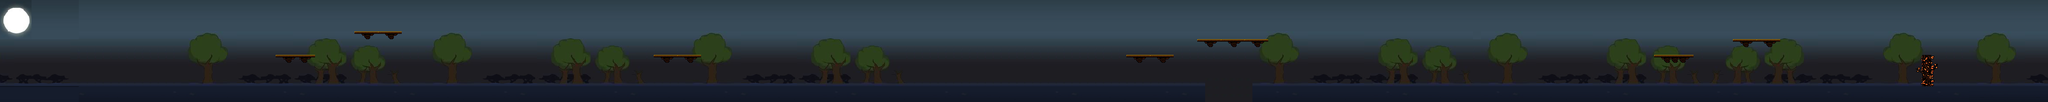

A level layout from a 2D game, rendered from its tile map. Below: a short description, then the map file with tile-grid data replaced by summaries:
An orthogonal 260x13 tile map with 16x16 px tiles, 2 tile layers (background, graphics), 4 tilesets and 57 objects.

<map version="1.8" tiledversion="1.8.4" orientation="orthogonal" renderorder="right-down" width="260" height="13" tilewidth="16" tileheight="16" infinite="0" nextlayerid="12" nextobjectid="90">
 <tileset firstgid="1" source="background.tsx" />
 <tileset firstgid="981" source="Ground.tsx" />
 <tileset firstgid="1716" source="AutumnHillsWall1x4_16.tsx" />
 <tileset firstgid="1728" source="MovingPlatform_8.tsx" />
 <layer id="1" name="background" width="260" height="13">
  <data>[3380 cells, 2913 non-empty, 277 distinct tile ids]</data>
 </layer>
 <layer id="2" name="graphics" width="260" height="13">
  <data>[3380 cells, 523 non-empty, 43 distinct tile ids]</data>
 </layer>
 <objectgroup id="3" name="ground" visible="0">
  <object id="1" x="160" y="176" width="2288" height="32" />
  <object id="4" x="2544" y="176" width="1456" height="32" />
  <object id="85" x="160" y="144" height="32" />
  <object id="86" x="4000" y="144" height="32" />
 </objectgroup>
 <objectgroup id="6" name="enemies">
  <object id="19" x="736" y="48" width="16" height="16" />
  <object id="20" x="880" y="160" width="16" height="16" />
  <object id="21" x="1184" y="160" width="16" height="16" />
  <object id="22" x="1344" y="96" width="16" height="16" />
  <object id="23" x="1968" y="160" width="16" height="16" />
  <object id="24" x="2544" y="64" width="16" height="16" />
  <object id="25" x="2768" y="160" width="16" height="16" />
  <object id="27" x="512" y="160" width="16" height="16" />
  <object id="48" x="3728" y="160" width="16" height="16" />
 </objectgroup>
 <objectgroup id="4" name="platforms">
  <object id="5" x="3520" y="80" width="96" height="16" />
  <object id="9" x="2432" y="80" width="144" height="16" />
  <object id="11" x="2288" y="112" width="96" height="16" />
  <object id="82" x="560" y="112" width="80" height="16" />
  <object id="83" x="720" y="64" width="96" height="16" />
  <object id="87" x="3360" y="112" width="80" height="16" />
  <object id="88" x="1328" y="112" width="96" height="16" />
 </objectgroup>
 <objectgroup id="5" name="finish">
  <object id="29" x="3904" y="112" width="16" height="64" />
 </objectgroup>
 <objectgroup id="9" name="barrier">
  <object id="51" x="720" y="48" height="16" />
  <object id="53" x="1328" y="96" height="16" />
  <object id="55" x="2576" y="64" height="16" />
  <object id="56" x="2432" y="64" height="16" />
  <object id="57" x="2144" y="160" height="16" />
  <object id="59" x="592" y="160" height="16" />
  <object id="60" x="480" y="160" height="16" />
  <object id="61" x="832" y="160" height="16" />
  <object id="62" x="992" y="160" height="16" />
  <object id="63" x="1136" y="160" height="16" />
  <object id="64" x="1376" y="160" height="16" />
  <object id="67" x="1856" y="160" height="16" />
  <object id="68" x="2544" y="160" height="16" />
  <object id="69" x="2848" y="160" height="16" />
  <object id="70" x="3776" y="160" height="16" />
  <object id="71" x="3328" y="160" height="16" />
  <object id="84" x="816" y="48" height="16" />
  <object id="89" x="1424" y="96" height="16" />
 </objectgroup>
 <objectgroup id="7" name="coins">
  <object id="31" x="3536" y="64" width="16" height="16" />
  <object id="32" x="3568" y="64" width="16" height="16" />
  <object id="33" x="3600" y="64" width="16" height="16" />
  <object id="34" x="3408" y="96" width="16" height="16" />
  <object id="35" x="3216" y="160" width="16" height="16" />
  <object id="37" x="3776" y="160" width="16" height="16" />
  <object id="38" x="2656" y="160" width="16" height="16" />
  <object id="39" x="2304" y="96" width="16" height="16" />
  <object id="40" x="2368" y="64" width="16" height="16" />
  <object id="41" x="2480" y="64" width="16" height="16" />
  <object id="42" x="1616" y="160" width="16" height="16" />
  <object id="43" x="1040" y="112" width="16" height="16" />
  <object id="44" x="736" y="160" width="16" height="16" />
 </objectgroup>
 <objectgroup id="8" name="health">
  <object id="45" x="608" y="96" width="16" height="16" />
  <object id="46" x="2336" y="96" width="16" height="16" />
  <object id="47" x="3520" y="160" width="16" height="16" />
 </objectgroup>
 <objectgroup id="10" name="skylimit">
  <object id="73" x="160" y="0" width="3840" />
  <object id="78" x="160" y="0" width="3840" />
 </objectgroup>
</map>
